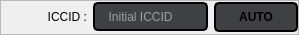
                        <widget class="QFrame" name="frame_40">
                         <property name="maximumSize">
                          <size>
                           <width>16777215</width>
                           <height>35</height>
                          </size>
                         </property>
                         <property name="frameShape">
                          <enum>QFrame::StyledPanel</enum>
                         </property>
                         <property name="frameShadow">
                          <enum>QFrame::Raised</enum>
                         </property>
                         <layout class="QGridLayout" name="gridLayout_35">
                          <property name="leftMargin">
                           <number>0</number>
                          </property>
                          <property name="topMargin">
                           <number>0</number>
                          </property>
                          <property name="rightMargin">
                           <number>0</number>
                          </property>
                          <property name="bottomMargin">
                           <number>0</number>
                          </property>
                          <property name="verticalSpacing">
                           <number>0</number>
                          </property>
                          <item row="0" column="0">
                           <widget class="QLabel" name="iccid_label">
                            <property name="text">
                             <string>              ICCID :</string>
                            </property>
                            <property name="alignment">
                             <set>Qt::AlignRight|Qt::AlignTrailing|Qt::AlignVCenter</set>
                            </property>
                           </widget>
                          </item>
                          <item row="0" column="2">
                           <widget class="QPushButton" name="iccid_auto">
                            <property name="font">
                             <font>
                              <family>Segoe UI</family>
                              <pointsize>9</pointsize>
                              <italic>false</italic>
                              <bold>true</bold>
                             </font>
                            </property>
                            <property name="cursor">
                             <cursorShape>PointingHandCursor</cursorShape>
                            </property>
                            <property name="styleSheet">
                             <string notr="true">QPushButton{background-color: rgba(63,64,66,255);
font: 600 9pt &quot;Segoe UI&quot;;
height:26px;
width:80px;
border-radius:5px;
border:2px solid black;
}
QPushButton:hover{
background-color:rgba(32,33,36,255);
}</string>
                            </property>
                            <property name="text">
                             <string>AUTO</string>
                            </property>
                           </widget>
                          </item>
                          <item row="0" column="1">
                           <widget class="QLineEdit" name="iccid_text">
                            <property name="contextMenuPolicy">
                             <enum>Qt::NoContextMenu</enum>
                            </property>
                            <property name="toolTip">
                             <string/>
                            </property>
                            <property name="styleSheet">
                             <string notr="true">QLineEdit{
background-color: rgba(63,64,66,255);
border:2px solid black;
height:25px;
border-radius:5px;
color:white;
padding-left:5px;
}
QLineEdit:focus {
 background-color: rgba(63,64,66,255);
border:2px solid black;
}
QLineEdit:hover{
border:2px solid black;
}</string>
                            </property>
                            <property name="inputMethodHints">
                             <set>Qt::ImhDigitsOnly</set>
                            </property>
                            <property name="maxLength">
                             <number>20</number>
                            </property>
                            <property name="frame">
                             <bool>true</bool>
                            </property>
                            <property name="readOnly">
                             <bool>true</bool>
                            </property>
                            <property name="placeholderText">
                             <string>  Initial ICCID</string>
                            </property>
                            <property name="clearButtonEnabled">
                             <bool>true</bool>
                            </property>
                           </widget>
                          </item>
                         </layout>
                        </widget>
